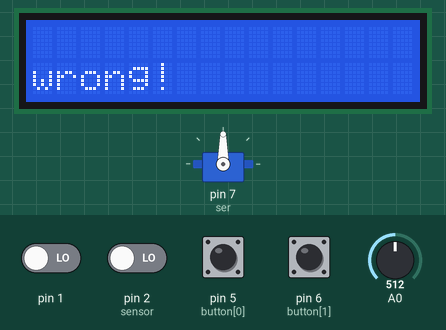
Simulated run of this sketch. Board: Arduino Uno, built with avr-gcc and run on an emulated ATmega328P. Parts: 16×2 character LCD, servo. Inputs (shaded band) come from the test bench; at power-on: pin 1, pin 2 (sensor), pin 5 (button[0]), pin 6 (button[1]) LOW, A0 = 512.

Above: at 1.2 s.
1.3 s: pin 1 driven HIGH
7.6 s: A0 set to 306
15.3 s: A0 set to 122
19.8 s: pin 5 (button[0]) pulled HIGH for 3 s
30.5 s: A0 set to 70
34.4 s: pin 1 driven LOW
Timing chart, 0 to 37.4 s (numbered marks = the images above; inputs shaded):
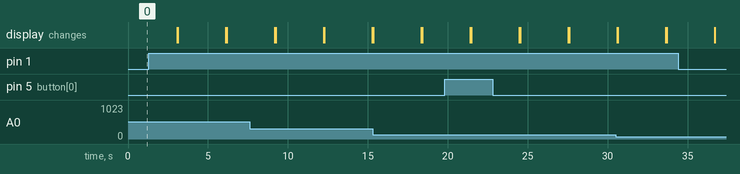

The sketch:

project_test.ino
```cpp
#include <LiquidCrystal.h>
#include <Password.h> //비밀번호 설정 라이브러리
#include <Servo.h> //서보모터 라이브러리
LiquidCrystal lcd(13, 12, 11, 10, 9, 8);
Servo ser;

Password password = Password( "121" ); //비밀번호 설정
int button[2] = {5, 6}; //버튼 핀 연결
int buttonState[2] = {0, 0};
int prevState[2] = {0, 0};
int number[3] = {0, 0, 0};
int sensor = 2;
int k;
char input;
char count;
int state1 = 0;
int state2 = 0;
int prevState1 = 0;
int prevState2 = 0;
byte currentLength = 0;
int buttonState1 = 0;

float distanceCheck()
{
  int sensorValue= analogRead(A0);
  float distance = 12343.85 * pow( sensorValue, -1.15);
  if (distance < 10 ) {
  return 10;
  } else if ( distance > 80 ) {
  return 80;
  } else {
  return distance;
  }
}

void setup() {
  for (int i=0; i<=3; i++) {
     pinMode(button[i], INPUT);
   }
  pinMode(sensor, INPUT);
  lcd.begin(16,2);
  ser.attach(7);
}

void loop() {
  float distance = distanceCheck();
  lcd.clear();
  lcd.setCursor(0,1);
  lcd.print("password : "); //lcd에 불이 켜지고 'password : '라는 문구 출력
  buttonState1 = digitalRead(sensor);
  for (int j=0; j<=3; j++) {
     buttonState[j] = digitalRead(button[j]);
   }
   for (k=0; k<=3; k++) {
     if (buttonState[k] != prevState[k]) {
       if (buttonState[k] == 1) {
         input = k+1;
         password.append(input);
         currentLength++;
         for (byte p=0; p<currentLength; p++) {
          lcd.setCursor(0,0);
           lcd.print("distance : "); //lcd에 불이 켜지고 'distance : '라는 문구 출력
           lcd.println(distance);   //거리값 출력
           lcd.setCursor(0,1);
           lcd.print("password : "); //lcd에 불이 켜지고 'password : '라는 문구 출력
           lcd.print('*');
         }
       }
       else {
       }
     prevState[k] = buttonState[k];
     delay(20);
     }
   } //비밀번호 함수

   if (buttonState1 != prevState1) {
     if (buttonState1 == 1) {
       state1 = 1;
     }
     else {
       state1 = 0;
     }
     prevState1 = buttonState1;
   } //터치센서1 디바운싱

  if (sensor) {
     if (password.evaluate()){
       lcd.clear();
       lcd.setCursor(0, 1);
       lcd.print("guessed!");
       ser.write(90);
       password.reset();
       delay(3000);
       lcd.clear();
       ser.write(0);
       currentLength = 0;
     }
     else  {
       lcd.clear();
       lcd.setCursor(0, 1);
       lcd.print("wrong!");
       password.reset();
       delay(3000);
       lcd.clear();
       currentLength = 0;
     }
   } //터치센서1이 입력되면 입력된 비밀번호가 맞는지 비교
}
```
